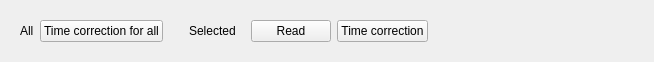
<?xml version="1.0" encoding="UTF-8"?>
<ui version="4.0">
 <class>MetersDateTimeButtonsWdgt</class>
 <widget class="QWidget" name="MetersDateTimeButtonsWdgt">
  <property name="geometry">
   <rect>
    <x>0</x>
    <y>0</y>
    <width>654</width>
    <height>60</height>
   </rect>
  </property>
  <property name="windowTitle">
   <string>Form</string>
  </property>
  <layout class="QVBoxLayout" name="verticalLayout">
   <item>
    <widget class="QWidget" name="widget" native="true">
     <layout class="QHBoxLayout" name="horizontalLayout_2">
      <item>
       <widget class="QLabel" name="label">
        <property name="text">
         <string>All</string>
        </property>
       </widget>
      </item>
      <item>
       <widget class="QPushButton" name="pbCorrectionAll">
        <property name="text">
         <string>Time correction for all</string>
        </property>
        <property name="icon">
         <iconset resource="../../../../Matilda-units/gui/image-and-font/res.qrc">
          <normaloff>:/katynko/svg3/chronometer-err.svg</normaloff>:/katynko/svg3/chronometer-err.svg</iconset>
        </property>
       </widget>
      </item>
      <item>
       <spacer name="verticalSpacer_2">
        <property name="orientation">
         <enum>Qt::Vertical</enum>
        </property>
        <property name="sizeType">
         <enum>QSizePolicy::Minimum</enum>
        </property>
        <property name="sizeHint" stdset="0">
         <size>
          <width>20</width>
          <height>21</height>
         </size>
        </property>
       </spacer>
      </item>
      <item>
       <widget class="QLabel" name="label_2">
        <property name="text">
         <string>Selected</string>
        </property>
       </widget>
      </item>
      <item>
       <widget class="QWidget" name="widget_2" native="true">
        <property name="sizePolicy">
         <sizepolicy hsizetype="Preferred" vsizetype="Preferred">
          <horstretch>0</horstretch>
          <verstretch>0</verstretch>
         </sizepolicy>
        </property>
        <layout class="QHBoxLayout" name="horizontalLayout">
         <property name="topMargin">
          <number>0</number>
         </property>
         <property name="bottomMargin">
          <number>0</number>
         </property>
         <item>
          <widget class="QPushButton" name="pbRead">
           <property name="text">
            <string>Read</string>
           </property>
           <property name="icon">
            <iconset resource="../../../../Matilda-units/gui/image-and-font/res.qrc">
             <normaloff>:/katynko/svg/chronometer.svg</normaloff>:/katynko/svg/chronometer.svg</iconset>
           </property>
          </widget>
         </item>
         <item>
          <widget class="QPushButton" name="pbWrite">
           <property name="text">
            <string>Time correction</string>
           </property>
           <property name="icon">
            <iconset resource="../../../../Matilda-units/gui/image-and-font/res.qrc">
             <normaloff>:/katynko/svg3/chronometer-err.svg</normaloff>:/katynko/svg3/chronometer-err.svg</iconset>
           </property>
          </widget>
         </item>
        </layout>
       </widget>
      </item>
      <item>
       <spacer name="horizontalSpacer">
        <property name="orientation">
         <enum>Qt::Horizontal</enum>
        </property>
        <property name="sizeHint" stdset="0">
         <size>
          <width>77</width>
          <height>20</height>
         </size>
        </property>
       </spacer>
      </item>
     </layout>
    </widget>
   </item>
  </layout>
 </widget>
 <resources>
  <include location="../../../../Matilda-units/gui/image-and-font/res.qrc"/>
 </resources>
 <connections/>
</ui>
